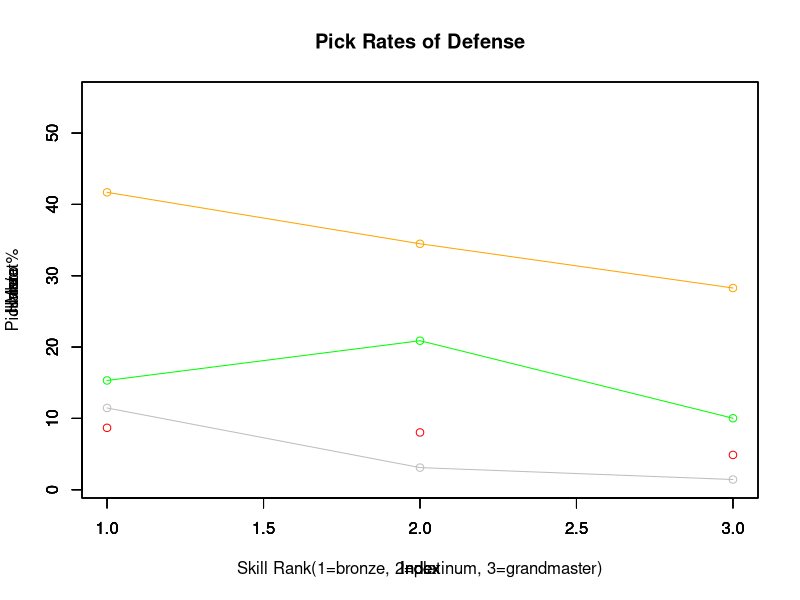

Write the R code that produced this figure. (Note: this script raises an error after producing the figure.)
Bastion<-c(11.46, 3.10, 1.43)

Hanzo<-c(15.32,
         20.89, 10.02)

Junkrat<-c(41.69, 34.48, 28.28)

Mei<-c(8.68, 8.03, 4.88)

Torbjorn<-c(9.22, 5.55, 5.17)

Widowmaker<-c(13.63, 27.95, 50.22)

plot(Bastion, col="grey",ylim=c(1,55),xlab="Skill Rank(1=bronze, 2=platinum, 3=grandmaster)",ylab="Pick rate %",main="Pick Rates of Defense" )

lines(Bastion, type = "l", col ="grey")

par(new=TRUE)

plot(Hanzo, col="green",ylim=c(1,55))

lines(Hanzo, type = "l", col = "green")

par(new=TRUE)

plot(Junkrat,col="orange",ylim=c(1,55))

lines(Junkrat, type = "l", col = "orange")

par(new=TRUE)

plot(Mei,col="red",ylim=c(1,55))

lines(Pharah, type = "l", col = "red")

par(new=TRUE)

plot(Torbjorn,col="brown",ylim=c(1,55))

lines(Torbjorn, type = "l", col = "brown")

par(new=TRUE)

plot(Widowmaker,col="purple",ylim=c(1,55))

lines(Widowmaker, type = "l", col = "purple")